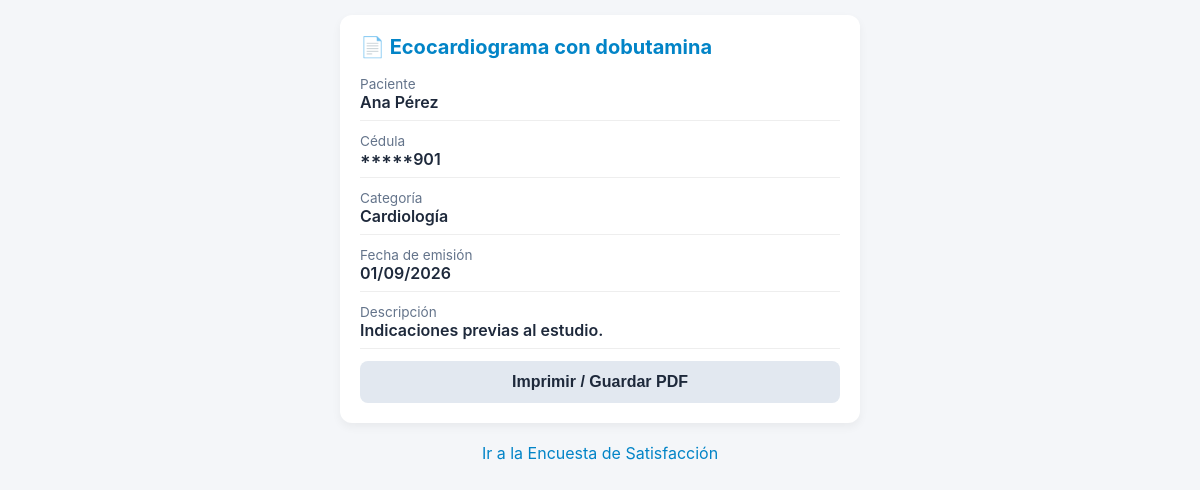
The app's page /presentacion/ver_documento_mobile.php?t=efc1b560dd63cb96609017371b4f4df3 (signed in) with its own data.
### tables this page shows
CREATE TABLE documento (
    id            INT AUTO_INCREMENT PRIMARY KEY,
    titulo        VARCHAR(120) NOT NULL,
    descripcion   TEXT NULL,
    archivo       VARCHAR(100) NULL,           
    token         CHAR(32) NOT NULL UNIQUE,
    fecha_emision DATE NOT NULL,
    activo        TINYINT(1) NOT NULL DEFAULT 1,
    id_categoria  INT NOT NULL,
    id_paciente   INT NOT NULL,
    FOREIGN KEY (id_categoria) REFERENCES categoria(id),
    FOREIGN KEY (id_paciente)  REFERENCES paciente(id)
);

CREATE TABLE usuario (
    id          INT AUTO_INCREMENT PRIMARY KEY,
    nombre      VARCHAR(80)  NOT NULL,
    email       VARCHAR(100) NOT NULL UNIQUE,
    contrasenia VARCHAR(255) NOT NULL,
    rol         ENUM('admin','paciente') NOT NULL DEFAULT 'paciente',
    activo      TINYINT(1)   NOT NULL DEFAULT 1
);

CREATE TABLE paciente (
    id         INT AUTO_INCREMENT PRIMARY KEY,
    ci         VARCHAR(8)  NOT NULL UNIQUE,    
    telefono   VARCHAR(20) NULL,
    id_usuario INT NOT NULL UNIQUE,
    FOREIGN KEY (id_usuario) REFERENCES usuario(id)
);

CREATE TABLE categoria (
    id     INT AUTO_INCREMENT PRIMARY KEY,
    nombre VARCHAR(60) NOT NULL UNIQUE
);

### datos/conexion.php (called while the page is built)
<?php
class Conexion {
    private $host    = "localhost";
    private $puerto  = "3306";
    private $dbname  = "sigsm_prueba";
    private $usuario = "root";
    private $clave   = "";
    private $charset = "utf8mb4";
    private $pdo;
    public function __construct() {
        $dsn = "mysql:host={$this->host};port={$this->puerto};dbname={$this->dbname};charset={$this->charset}";
        $opciones = [
            PDO::ATTR_ERRMODE            => PDO::ERRMODE_EXCEPTION,
            PDO::ATTR_DEFAULT_FETCH_MODE => PDO::FETCH_ASSOC,
            PDO::ATTR_EMULATE_PREPARES   => false,
        ];
        try {
            $this->pdo = new PDO($dsn, $this->usuario, $this->clave, $opciones);
        } catch (PDOException $e) {
            error_log("Error de conexión: " . $e->getMessage());
            die("No se pudo conectar con la base de datos. Revise datos/conexion.php y que MySQL esté encendido en XAMPP.");
        }
    }
    public function getConexion() {
        return $this->pdo;
    }
}

### datos/Documento.php (called while the page is built, shortened)
<?php
class Documento {
    private $pdo;
    public function __construct($pdo) {
        $this->pdo = $pdo;
    }
    private function consultaBase() {
        return "SELECT d.id, d.titulo, d.descripcion, d.archivo, d.token, d.fecha_emision,
                       d.id_categoria, d.id_paciente,
                       c.nombre AS categoria,
                       u.nombre AS nombre_paciente,
                       p.ci
                FROM documento d
                JOIN categoria c ON c.id = d.id_categoria
                JOIN paciente  p ON p.id = d.id_paciente
                JOIN usuario   u ON u.id = p.id_usuario
                WHERE d.activo = 1";
    }
    public function buscarPorToken($token) {
        $stmt = $this->pdo->prepare($this->consultaBase() . " AND d.token = ?");
        $stmt->execute([$token]);
        return $stmt->fetch();
    }
}

### negocio/sesion.php (called while the page is built, shortened)
<?php
function e($texto) {
    return htmlspecialchars((string) $texto, ENT_QUOTES, 'UTF-8');
}

### presentacion/ver_documento_mobile.php (the view, shortened to what this page needs)
<?php
require_once __DIR__ . '/../negocio/sesion.php';
require_once __DIR__ . '/../datos/conexion.php';
require_once __DIR__ . '/../datos/Documento.php';
$token = $_GET['t'] ?? '';
$doc   = false;
if (preg_match('/^[a-f0-9]{32}$/', $token)) {
    $doc = (new Documento((new Conexion())->getConexion()))->buscarPorToken($token);
}
function taparCedula($ci) {
    return str_repeat('*', max(strlen($ci) - 3, 0)) . substr($ci, -3);
}
?>
<!DOCTYPE html>
<html lang="es">
<head>
</head>
<body>
<div class="container">
<?php if (!$doc): ?>
    <h2>Documento no encontrado</h2>
    <p class="aviso">El código no es válido o el documento fue eliminado.</p>
<?php else: ?>
    <h2>📄 <?= e($doc['titulo']) ?></h2>
    <div class="info-group">
        <div class="label">Paciente</div>
        <div class="value"><?= e($doc['nombre_paciente']) ?></div>
    </div>
    <div class="info-group">
        <div class="label">Cédula</div>
        <div class="value"><?= e(taparCedula($doc['ci'])) ?></div>
    </div>
    <div class="info-group">
        <div class="label">Categoría</div>
        <div class="value"><?= e($doc['categoria']) ?></div>
    </div>
    <div class="info-group">
        <div class="label">Fecha de emisión</div>
        <div class="value"><?= e(date('d/m/Y', strtotime($doc['fecha_emision']))) ?></div>
    </div>
    <?php if ($doc['descripcion']): ?>
    <div class="info-group">
        <div class="label">Descripción</div>
        <div class="value"><?= e($doc['descripcion']) ?></div>
    </div>
    <?php endif; ?>
    <button type="button" class="btn-descargar btn-secundario" onclick="window.print();">Imprimir / Guardar PDF</button>
<?php endif; ?>
</div>
<div style="text-align: center; margin-top: 20px;">
    <a href="encuesta.php" class="btn-encuesta">Ir a la Encuesta de Satisfacción</a>
</div>
</body>
</html>

### presentacion/ver_documento_mobile.php (style rules this page uses)
body { font-family: -apple-system, BlinkMacSystemFont, "Segoe UI", Roboto, sans-serif; background-color: #f4f6f9; margin: 0; padding: 15px; color: #333; }
.container { max-width: 480px; margin: 0 auto; background: #ffffff; padding: 20px; border-radius: 12px; box-shadow: 0 4px 10px rgba(0,0,0,0.05); }
h2 { color: #0284c7; font-size: 1.25rem; margin-top: 0; }
.info-group { margin-bottom: 12px; border-bottom: 1px solid #eee; padding-bottom: 8px; }
.label { font-size: 0.85rem; color: #64748b; }
.value { font-size: 1rem; font-weight: 600; color: #1e293b; }
.btn-descargar { display: block; width: 100%; text-align: center; background-color: #0284c7; color: white; padding: 12px; border-radius: 8px; text-decoration: none; font-weight: bold; margin-top: 12px; box-sizing: border-box; border: none; font-size: 1rem; cursor: pointer; }
.btn-secundario { background-color: #e2e8f0; color: #1e293b; }
.btn-encuesta { color: #0284c7; text-decoration: none; }

### records on screen
documento: titulo "Ecocardiograma con dobutamina", usuario.nombre "Ana Pérez", id_paciente.ci "*****901", id_categoria.nombre "Cardiología", fecha_emision "01/09/2026", descripcion "Indicaciones previas al estudio."
